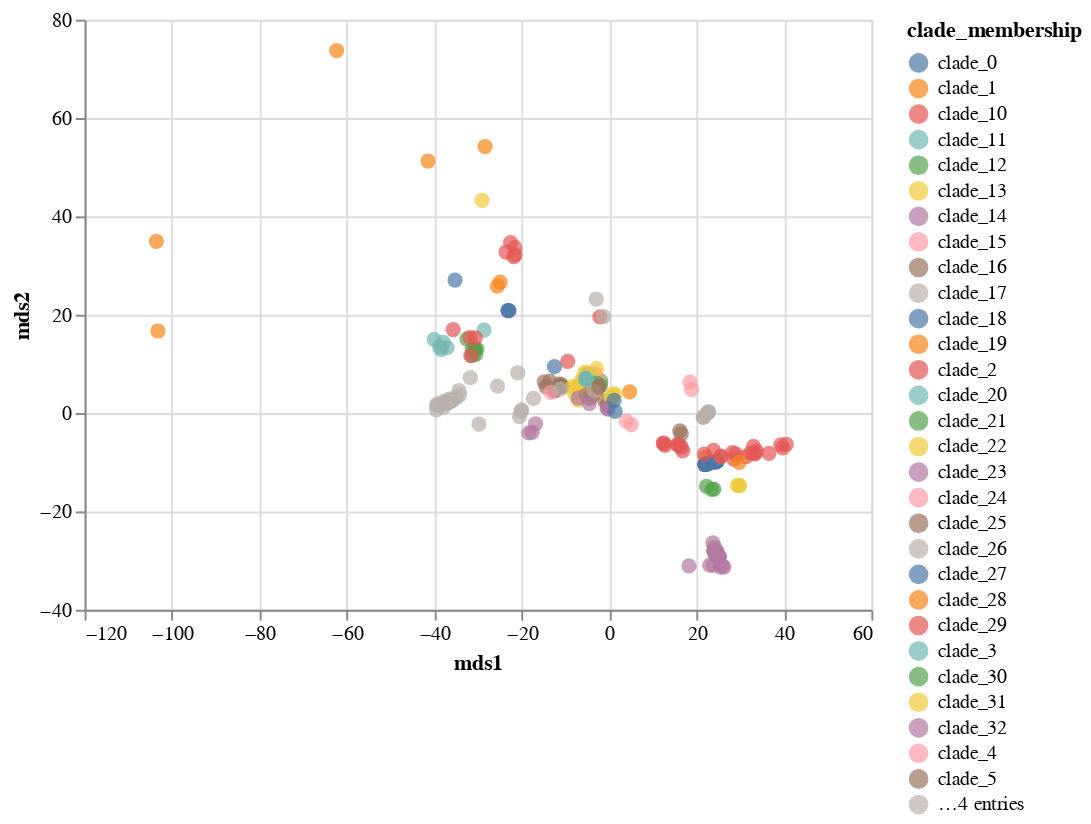

Notebook code for this chart:
### Code cell
scatterplot_with_tooltip_interactive(merged_mds_df,'mds1','mds2',"mds1","mds2",['strain'],'clade_membership:N')

### Figure 1 — Vega-Lite specification as saved in the notebook (floating-point values rounded to 4 significant figures; data arrays with more than 128 entries replaced by an {"elided": "..."} marker saying what was removed)
{"config": {"view": {"continuousWidth": 400, "continuousHeight": 300}}, "data": {"name": "data-e82449a460510cd5b15b2a50c08a5bcc"}, "mark": {"type": "circle", "size": 60}, "encoding": {"color": {"type": "nominal", "field": "clade_membership"}, "tooltip": [{"type": "nominal", "field": "strain"}], "x": {"type": "quantitative", "field": "mds1", "title": "mds1"}, "y": {"type": "quantitative", "field": "mds2", "title": "mds2"}}, "selection": {"selector023": {"type": "interval", "bind": "scales", "encodings": ["x", "y"]}}, "$schema": "https://vega.github.io/schema/vega-lite/v4.8.1.json", "datasets": {"data-e82449a460510cd5b15b2a50c08a5bcc": {"elided": "226 records"}}}
